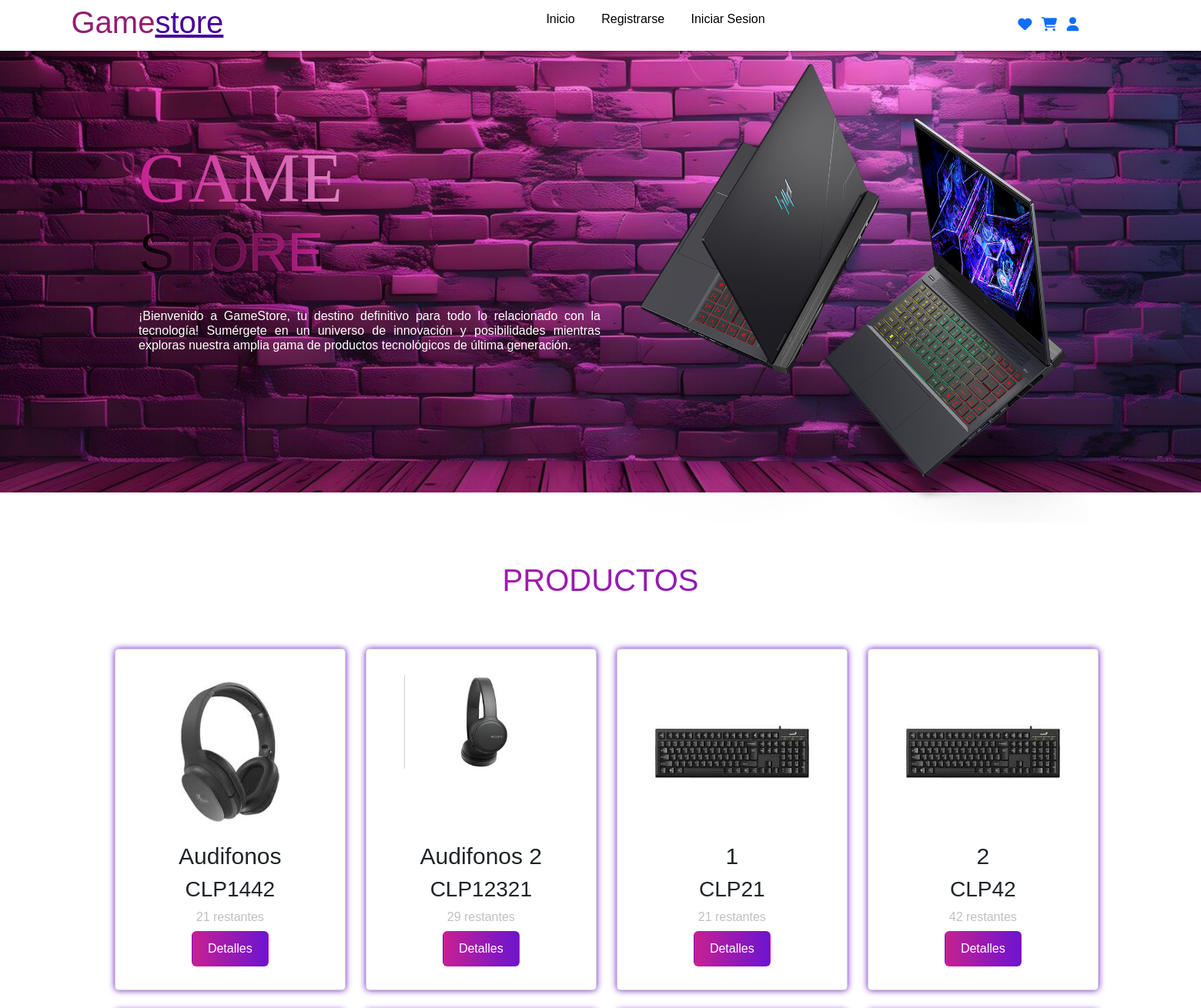
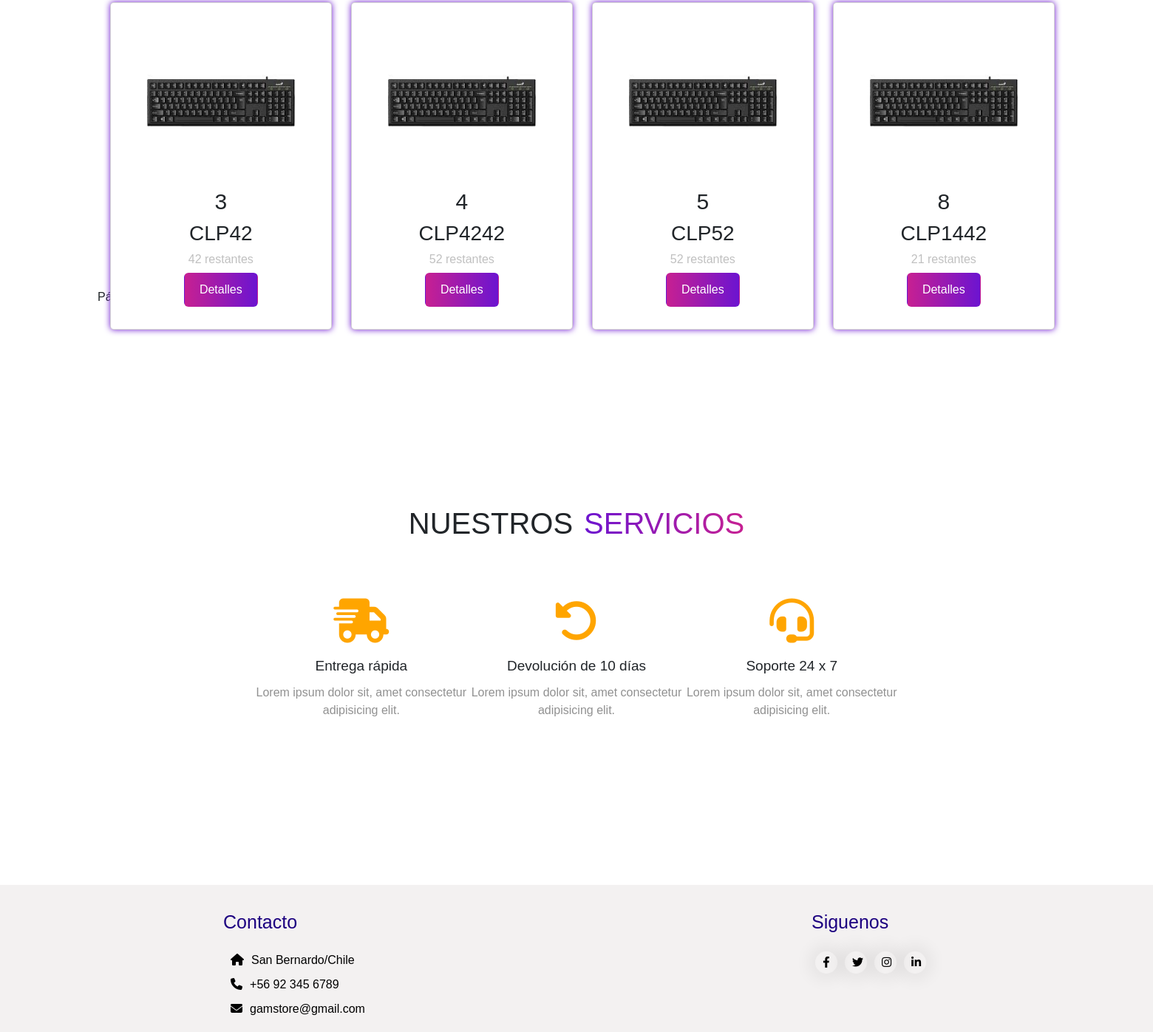
The page / on the database its author committed (2 pictures, top to bottom).
### modulos/productos/models.py (models this page shows)
class Producto(models.Model):
    nombre = models.CharField(max_length=30)
    descripcion = models.TextField()
    imagen = models.ImageField(upload_to='productos',null=True)
    precio = models.IntegerField(validators=[MinValueValidator(1)])
    stock= models.SmallIntegerField(validators=[MinValueValidator(1)])
    categoria = models.CharField(max_length=20, choices=categorias)

### modulos/myapp/views.py (the view)
# urls.py: path('', views.index,name="index"),
def index(request):
    productos = Producto.objects.all()
    paginator = Paginator(productos, 8)  # Divide los productos en páginas de 6 elementos cada una
    page_number = request.GET.get('page')  # Obtiene el número de página actual desde la URL
    page_obj = paginator.get_page(page_number)  # Obtiene la página actual
    datos = {
        'page_obj': page_obj
    }
    return render(request, 'index.html', datos)

### templates/index.html (shortened to what this page needs)
{% extends 'base/base3.html' %}
{% block content %}
<div class="products" id="Products">
    <h1>Productos</h1>
    <div class="box">
        {% for producto in page_obj %}
            <div class="card">
                <div class="image">
                    <img src="{{producto.imagen.url}}">
                </div>
                <div class="products_text">
                    <h2>{{producto.nombre}}</h2>
                    <h3>CLP{{producto.precio}}</h3>
                    <p> {{producto.stock}} restantes</p>
                    <a href="{% url 'detalle' producto.id %}" class="btn" type="button">Detalles</a>
                </div>
            </div>
        {% endfor %}
    </div>
</div>
<div style="height: 100px;"></div>
<div class="pagination">
    <span class="step-links">
        <span class="current">Página {{ page_obj.number }} de {{ page_obj.paginator.num_pages }}.</span>
        {% if page_obj.has_next %}
        <a href="?page={{ page_obj.next_page_number }}">Siguiente</a>
        <a href="?page={{ page_obj.paginator.num_pages }}">Última &raquo;</a>
        {% endif %}
    </span>
</div>
{% endblock %}

### static/css/base.css (style rules this page uses)
* { margin: 0; padding: 0; box-sizing: border-box; font-family: sans-serif; }
html { scroll-behavior: smooth; }

### static/css/inicio.css (style rules this page uses)
* { margin: 0; padding: 0; box-sizing: border-box; font-family: sans-serif; }
html { scroll-behavior: smooth; }
.products { width: 100%; height: 120vh; padding: 25px 0; }
.products h1 { margin: 65px 0; font-size: 40px; display: flex; align-items: center; justify-content: center; text-transform: uppercase; background: linear-gradient(to right, #c72092,#6c14d0); -webkit-background-clip: text; -webkit-text-fill-color: transparent; }
.products .box { width: 90%; margin: 0 auto; display: grid; grid-template-columns: 1fr 1fr 1fr 1fr; grid-gap: 26px ; }
.products .box .card { width: 300px; height: auto; box-shadow: 0 0 8px #6c14d0; border-radius: 5px; text-align: center; padding: 30px 20px; right: 6vh; }
.products .box .card .image { display: flex; align-items: center; justify-content: center; }
.products .box .card .image img { width: 25vh; margin: 3px 0 ; transition: 0.3s; }
.products .box .card .products_text h2 { font-size: 30px; margin-top: 15px; }
.products .box .card .products_text p { color: #91919191; line-height: 21px; margin: 8px 0; }
.products .box .card .products_text h3 { margin: 7px 0; }
.products .box .card .products_text .btn { text-decoration: none; padding: 10px 20px; background: linear-gradient(to right, #c72092 , #6c14d0); color: white; }
.products .box .card .products_text { margin-top: auto; }

### rows shown on the page
Producto: imagen (picture), nombre "Audifonos", precio "1442", stock "21"
Producto: imagen (picture), nombre "Audifonos 2", precio "12321", stock "29"
Producto: imagen (picture), nombre "1", precio "21", stock "21"
Producto: imagen (picture), nombre "2", precio "42", stock "42"
Producto: imagen (picture), nombre "3", precio "42", stock "42"
Producto: imagen (picture), nombre "4", precio "4242", stock "52"
Producto: imagen (picture), nombre "5", precio "52", stock "52"
Producto: imagen (picture), nombre "8", precio "1442", stock "21"
